Frame 1 (no input): blank canvas, image omitted
Frame 60 (no input): blank canvas, image omitted
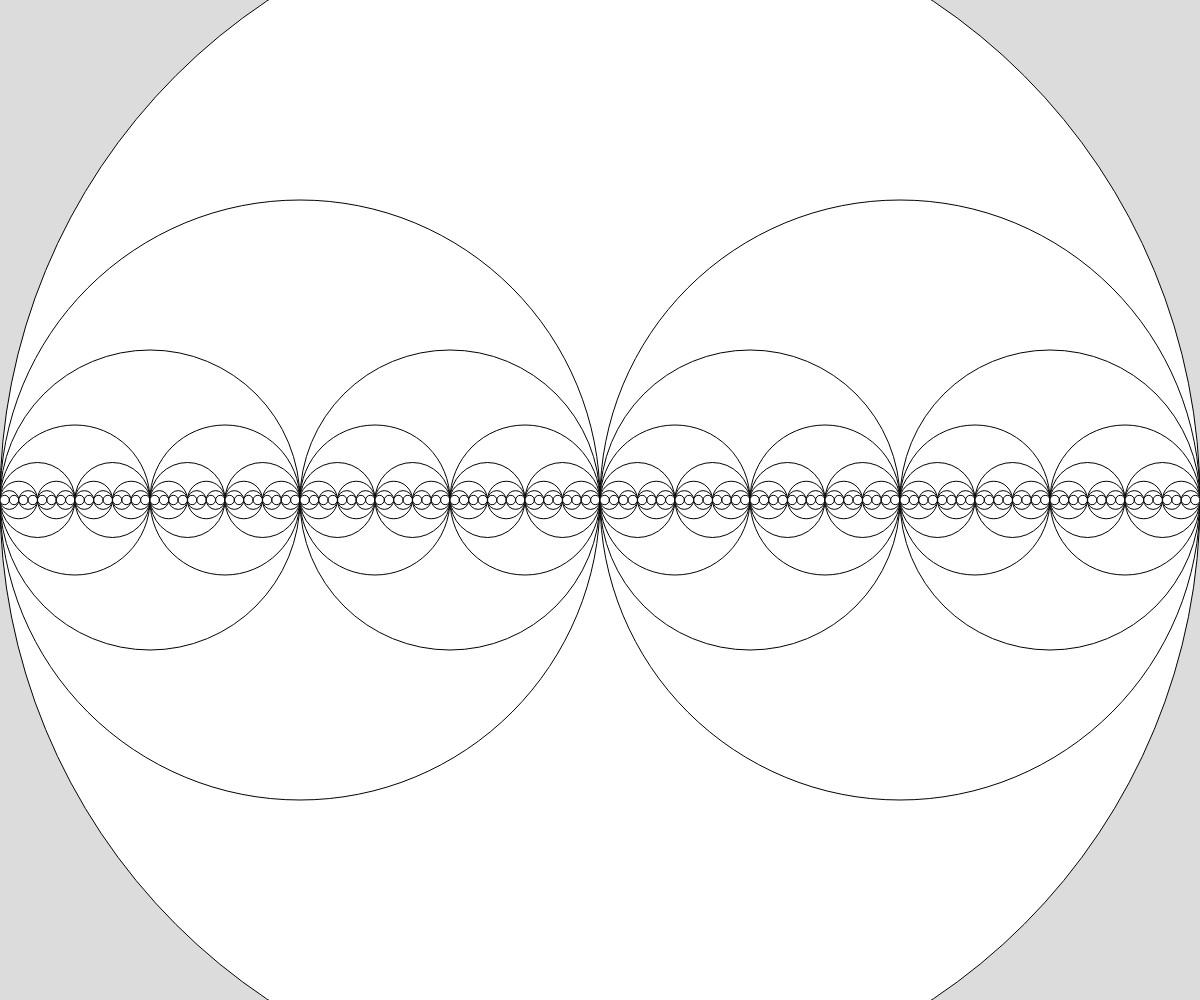
Frame 120 (the mouse pressed at the canvas centre since frame 60)

The p5.js sketch whose frames 1 and 60 were blank and that drew this single picture after the mouse press (run headless with seeded random() and noise() and a simulated clock; from frame 60 on, the mouse is pressed at the canvas centre):

// p5.js sketch
// ── sketch.js
// Fractal circle demo
// James Mitchell
// 12/18/24


function setup() {
  createCanvas(windowWidth, windowHeight);
}

function draw() {
  background(220);
  recursiveCircle(width/2,height/2,mouseX);
}


function recursiveCircle(x,y,radius){
  circle(x,y,radius*2);
  
  //exit clause
  if (radius > 7.5){
    recursiveCircle(x - radius/2, y, radius/2);
    recursiveCircle(x + radius/2, y, radius/2);
  }


}
